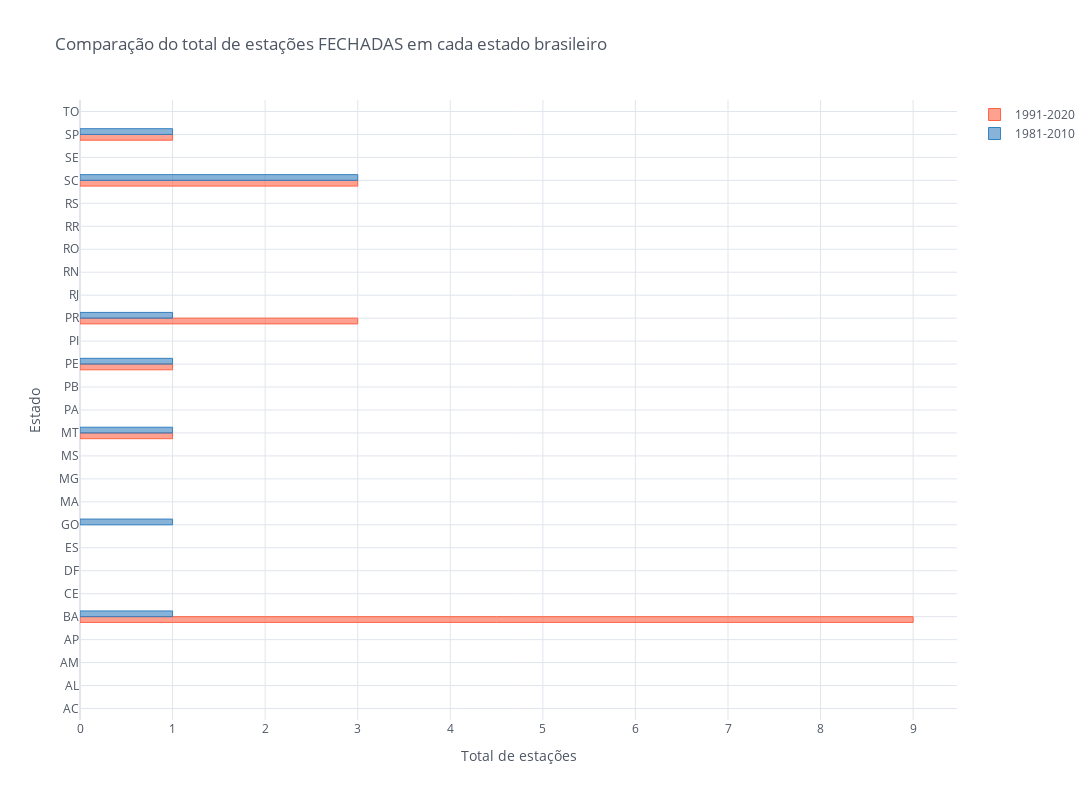

Notebook source saved alongside this figure:
### Code cell
# Estações fechadas:

import plotly as plty
import cufflinks as cf

plty.offline.init_notebook_mode(connected=True)

cf.go_offline()
cf.set_config_file(sharing='public', theme='white', offline=False, world_readable=True)

fechada.iplot(kind="bar", y=['1981-2010', '1991-2020'],
              yTitle="Estado", xTitle="Total de estações", title="Comparação do total de estações FECHADAS em cada estado brasileiro",
              colors=["tomato", "blue"], bargap=0.5,
              sortbars=True,
              dimensions=(1400, 800),
              orientation="h")

### Figure 1 — Plotly figure (JSON) as saved in the notebook; plotly's stock layout.template omitted (floating-point values rounded to 4 significant figures)
{"data": [{"marker": {"color": "rgba(255, 99, 71, 0.6)", "line": {"color": "rgba(255, 99, 71, 1.0)", "width": 1}}, "name": "1991-2020", "orientation": "h", "text": "", "type": "bar", "x": ["", "", "", "", 9, "", "", "", "", "", "", "", 1, "", "", 1, "", 3, "", "", "", "", "", 3, "", 1, ""], "y": ["AC", "AL", "AM", "AP", "BA", "CE", "DF", "ES", "GO", "MA", "MG", "MS", "MT", "PA", "PB", "PE", "PI", "PR", "RJ", "RN", "RO", "RR", "RS", "SC", "SE", "SP", "TO"]}, {"marker": {"color": "rgba(55, 128, 191, 0.6)", "line": {"color": "rgba(55, 128, 191, 1.0)", "width": 1}}, "name": "1981-2010", "orientation": "h", "text": "", "type": "bar", "x": ["", "", "", "", 1, "", "", "", 1, "", "", "", 1, "", "", 1, "", 1, "", "", "", "", "", 3, "", 1, ""], "y": ["AC", "AL", "AM", "AP", "BA", "CE", "DF", "ES", "GO", "MA", "MG", "MS", "MT", "PA", "PB", "PE", "PI", "PR", "RJ", "RN", "RO", "RR", "RS", "SC", "SE", "SP", "TO"]}], "layout": {"bargap": 0.5, "height": 800, "legend": {"bgcolor": "#FFFFFF", "font": {"color": "#4D5663"}}, "paper_bgcolor": "#FFFFFF", "plot_bgcolor": "#FFFFFF", "title": {"font": {"color": "#4D5663"}, "text": "Comparação do total de estações FECHADAS em cada estado brasileiro"}, "width": 1400, "xaxis": {"gridcolor": "#E1E5ED", "showgrid": true, "tickfont": {"color": "#4D5663"}, "title": {"font": {"color": "#4D5663"}, "text": "Total de estações"}, "zerolinecolor": "#E1E5ED"}, "yaxis": {"gridcolor": "#E1E5ED", "showgrid": true, "tickfont": {"color": "#4D5663"}, "title": {"font": {"color": "#4D5663"}, "text": "Estado"}, "zerolinecolor": "#E1E5ED"}}}
